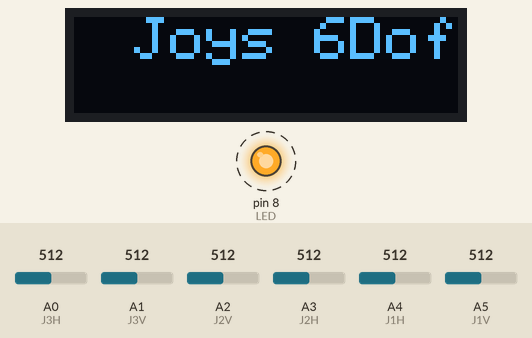
This sketch was run on a simulated Arduino Uno, built with avr-gcc and run on an emulated ATmega328P. On the bench: 128×32 one-colour display, output pins drawn as LEDs (lit = HIGH). Dashed ring = blinking. The inputs (shaded band) are chosen by the test bench; at power-on: A0 (J3H) = 512, A1 (J3V) = 512, A2 (J2V) = 512, A3 (J2H) = 512, A4 (J1H) = 512, A5 (J1V) = 512. What the sketch prints to the serial monitor is not drawn.

Above: at 0.1 s.
Timing chart, 0 to 130.0 s (numbered marks = the images above):
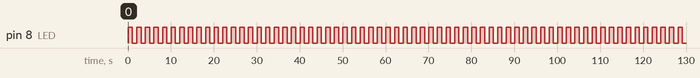

The sketch:

j6dofino.ino
```cpp
//
//  5V       5/A5
//  GND      6
//  3V3      7
//  4/A4     8/SDA
//  3/A3     9/SCL
//  2/A2     10
//  1/A1     20
//  0/A0     21
// define led according to pin diagram

#include <Wire.h>
#include <Adafruit_GFX.h>
#include <Adafruit_SSD1306.h>
//#include <Adafruit_TinyUSB.h>
//#include "USB.h"
//#include "USBHID.h"
//USBHID HID;

//#define ADC_ONESHOT_FORCE_USE_ADC2_ON_C3 Enable


#define SCREEN_WIDTH 128 // OLED display width, in pixels
#define SCREEN_HEIGHT 32 // OLED display height, in pixels
#define OLED_RESET     -1

#define SCREEN_ADDRESS 0x3C
Adafruit_SSD1306 oled(SCREEN_WIDTH, SCREEN_HEIGHT, &Wire, OLED_RESET);


#define LED 8

#define J1V A5 //Z
#define J1H A4 //ZR
#define J2V A2 // up joy y
#define J2H A3 // up joy x
#define J3V A1 // down joy y
#define J3H A0 // down joy x

#define SW0 6
#define SW1 7
#define SW2 10
#define SW3 20
#define SW4 21

int JOY[6];

static const uint8_t report_descriptor[] = {
//static const uint8_t desc_hid_report[] PROGMEM = {
  0x05, 0x01,           //  Usage Page (Generic Desktop)
  0x09, 0x08,           //  0x08: Usage (Multi-Axis)
  0xa1, 0x01,           //  Collection (Application)
  0xa1, 0x00,           // Collection (Physical)
  0x85, 0x01,           //  Report ID
  0x16, 0x00, 0x80,     //logical minimum (-500)
  0x26, 0xff, 0x7f,     //logical maximum (500)
  0x36, 0x00, 0x80,     //Physical Minimum (-32768)
  0x46, 0xff, 0x7f,     //Physical Maximum (32767)
  0x09, 0x30,           //    Usage (X)
  0x09, 0x31,           //    Usage (Y)
  0x09, 0x32,           //    Usage (Z)
  0x75, 0x10,           //    Report Size (16)
  0x95, 0x03,           //    Report Count (3)
  0x81, 0x02,           //    Input (variable,absolute)
  0xC0,                 //  End Collection
  0xa1, 0x00,           // Collection (Physical)
  0x85, 0x02,           //  Report ID
  0x16, 0x00, 0x80,     //logical minimum (-500)
  0x26, 0xff, 0x7f,     //logical maximum (500)
  0x36, 0x00, 0x80,     //Physical Minimum (-32768)
  0x46, 0xff, 0x7f,     //Physical Maximum (32767)
  0x09, 0x33,           //    Usage (RX)
  0x09, 0x34,           //    Usage (RY)
  0x09, 0x35,           //    Usage (RZ)
  0x75, 0x10,           //    Report Size (16)
  0x95, 0x03,           //    Report Count (3)
  0x81, 0x02,           //    Input (variable,absolute)
  0xC0,                 //  End Collection
/*
  0xa1, 0x00,           // Collection (Physical)
  0x85, 0x03,           //  Report ID
  0x15, 0x00,           //   Logical Minimum (0)
  0x25, 0x01,           //    Logical Maximum (1)
  0x75, 0x01,           //    Report Size (1)
  0x95, 32,             //    Report Count (24)
  0x05, 0x09,           //    Usage Page (Button)
  0x19, 1,              //    Usage Minimum (Button #1)
  0x29, 32,             //    Usage Maximum (Button #24)
  0x81, 0x02,           //    Input (variable,absolute)
  0xC0,
*/
  0xC0,
  //TUD_HID_REPORT_DESC_KEYBOARD(0x04)
0x05, 0x01,                         // Usage Page (Generic Desktop)
0x09, 0x06,                         // Usage (Keyboard)
0xA1, 0x01,                         // Collection (Application)
0x85, 0x03,           //  Report ID
//0x85, 0x04,           //  Report ID
0x05, 0x07,                         //     Usage Page (Key Codes)
0x19, 0xe0,                         //     Usage Minimum (224)
0x29, 0xe7,                         //     Usage Maximum (231)
0x15, 0x00,                         //     Logical Minimum (0)
0x25, 0x01,                         //     Logical Maximum (1)
0x75, 0x01,                         //     Report Size (1)
0x95, 0x08,                         //     Report Count (8)
0x81, 0x02,                         //     Input (Data, Variable, Absolute)

0x95, 0x01,                         //     Report Count (1)
0x75, 0x08,                         //     Report Size (8)
0x81, 0x01,                         //     Input (Constant) reserved byte(1)

0x95, 0x05,                         //     Report Count (5)
0x75, 0x01,                         //     Report Size (1)
0x05, 0x08,                         //     Usage Page (Page# for LEDs)
0x19, 0x01,                         //     Usage Minimum (1)
0x29, 0x05,                         //     Usage Maximum (5)
0x91, 0x02,                         //     Output (Data, Variable, Absolute), Led report
0x95, 0x01,                         //     Report Count (1)
0x75, 0x03,                         //     Report Size (3)
0x91, 0x01,                         //     Output (Data, Variable, Absolute), Led report padding

0x95, 0x06,                         //     Report Count (6)
0x75, 0x08,                         //     Report Size (8)
0x15, 0x00,                         //     Logical Minimum (0)
0x25, 0x65,                         //     Logical Maximum (101)
0x05, 0x07,                         //     Usage Page (Key codes)
0x19, 0x00,                         //     Usage Minimum (0)
0x29, 0x65,                         //     Usage Maximum (101)
0x81, 0x00,                         //     Input (Data, Array) Key array(6 bytes)


0x09, 0x05,                         //     Usage (Vendor Defined)
0x15, 0x00,                         //     Logical Minimum (0)
0x26, 0xFF, 0x00,                   //     Logical Maximum (255)
0x75, 0x08,                         //     Report Count (2)
0x95, 0x02,                         //     Report Size (8 bit)
0xB1, 0x02,                         //     Feature (Data, Variable, Absolute)

0xC0,                                // End Collection (Application)


    0x05, 0x01,                    // USAGE_PAGE (Generic Desktop)
    0x09, 0x02,                    // USAGE (Mouse)
    0xa1, 0x01,                    // COLLECTION (Application)
    0x85, 0x04,           //  Report ID
    0x09, 0x01,                    //   USAGE (Pointer)
    0xA1, 0x00,                    //   COLLECTION (Physical)
    0x05, 0x09,                    //     USAGE_PAGE (Button)
    0x19, 0x01,                    //     USAGE_MINIMUM
    0x29, 0x03,                    //     USAGE_MAXIMUM
    0x15, 0x00,                    //     LOGICAL_MINIMUM (0)
    0x25, 0x01,                    //     LOGICAL_MAXIMUM (1)
    0x95, 0x03,                    //     REPORT_COUNT (3)
    0x75, 0x01,                    //     REPORT_SIZE (1)
    0x81, 0x02,                    //     INPUT (Data,Var,Abs)
    0x95, 0x01,                    //     REPORT_COUNT (1)
    0x75, 0x05,                    //     REPORT_SIZE (5)
    0x81, 0x03,                    //     INPUT (Const,Var,Abs)
    0x05, 0x01,                    //     USAGE_PAGE (Generic Desktop)
    0x09, 0x30,                    //     USAGE (X)
    0x09, 0x31,                    //     USAGE (Y)
    0x09, 0x38,                    //     USAGE (Wheel)
    0x15, 0x81,                    //     LOGICAL_MINIMUM (-127)
    0x25, 0x7F,                    //     LOGICAL_MAXIMUM (127)
    0x75, 0x08,                    //     REPORT_SIZE (8)
    0x95, 0x03,                    //     REPORT_COUNT (3)
    0x81, 0x06,                    //     INPUT (Data,Var,Rel)
    0xC0,                          //   END_COLLECTION
    0xC0,                          // END COLLECTION
};

//Adafruit_USBD_HID usb_hid(desc_hid_report, sizeof(desc_hid_report), HID_ITF_PROTOCOL_NONE, 4, false);

#if 0
class CustomHIDDevice: public USBHIDDevice {
public:
  CustomHIDDevice(void){
    static bool initialized = false;
    if(!initialized){
      initialized = true;
      HID.addDevice(this, sizeof(report_descriptor));
    }
  }

  void begin(void){
    HID.begin();
  }

  uint16_t _onGetDescriptor(uint8_t* buffer){
    memcpy(buffer, report_descriptor, sizeof(report_descriptor));
    return sizeof(report_descriptor);
  }

  bool send(uint8_t * value){
    return HID.SendReport(0, value, 8);
  }
};

CustomHIDDevice Device;
#endif

const int buttonPin = 0;
int previousButtonState = HIGH;
uint8_t axis[8];

void Joysread(){

  char buf[100];

  JOY[0] = analogRead(J3H);
  JOY[1] = analogRead(J3V);
  JOY[2] = analogRead(J2H);
  JOY[3] = analogRead(J2V);
  JOY[4] = analogRead(J1H);
  JOY[5] = analogRead(J1V);

  sprintf(buf, "V1=%d, H1=%d ,", JOY[5], JOY[4]);
  Serial.print(buf);
  sprintf(buf, "V2=%d, H2=%d ,", JOY[3], JOY[2]);
  Serial.print(buf);
  sprintf(buf, "V3=%d, H3=%d ,", JOY[1], JOY[0]);
  Serial.println(buf);

}

void setup() {

  //usb_hid.begin();
  //while( !TinyUSBDevice.mounted() ) delay(1);

  //Device.begin();
  //USB.begin();


  // initialize digital pin led as an output
  pinMode(LED, OUTPUT);

  pinMode(J1V, INPUT);
  pinMode(J1H, INPUT);
  pinMode(J2V, INPUT);
  pinMode(J2H, INPUT);
  pinMode(J3V, INPUT);
  pinMode(J3H, INPUT);

  Serial.begin(9600);

#if 1
  //if (!oled.begin(SSD1306_SWITCHCAPVCC, SCREEN_ADDRESS)){
  if(!oled.begin()){
    Serial.println(F("SSD1306 allocation failed"));
    for (;;); // Don't proceed, loop forever
  }else{
    Serial.println("SSD1306 succeed");
    //oled.begin();
    oled.clearDisplay();
    //oled.drawFastHLine(32, 5, 48, SSD1306_WHITE); // 绘制水平线
    oled.setRotation(2);
    oled.setTextSize(2);          // 設定文字大小
    oled.setTextColor(1);         // 1:OLED預設的顏色(這個會依該OLED的顏色來決定)
    oled.setCursor(20,0);          // 設定起始座標
    oled.print("Joys 6Dof");     // 要顯示的字串
    oled.display();               // 要有這行才會把文字顯示出來
  }
#endif

}


void loop() {
  digitalWrite(LED, HIGH);   // turn the LED off
  delay(1000);               // wait for a second
  digitalWrite(LED, LOW);    // turn the LED on
  delay(1000);               // wait for a second

#if 0
  //Serial.println("SSD1306 succe");
  JOY[0] = analogRead(J3H);
  JOY[1] = analogRead(J3V);
  JOY[2] = analogRead(J2H);
  JOY[3] = analogRead(J2V);
  JOY[4] = analogRead(J1H);
  JOY[5] = analogRead(J1V);
#endif
  Joysread();

}
```

Measured:
- by itself, pin 8 (LED): alternates HIGH for 1.0 s and LOW for 1.0 s
